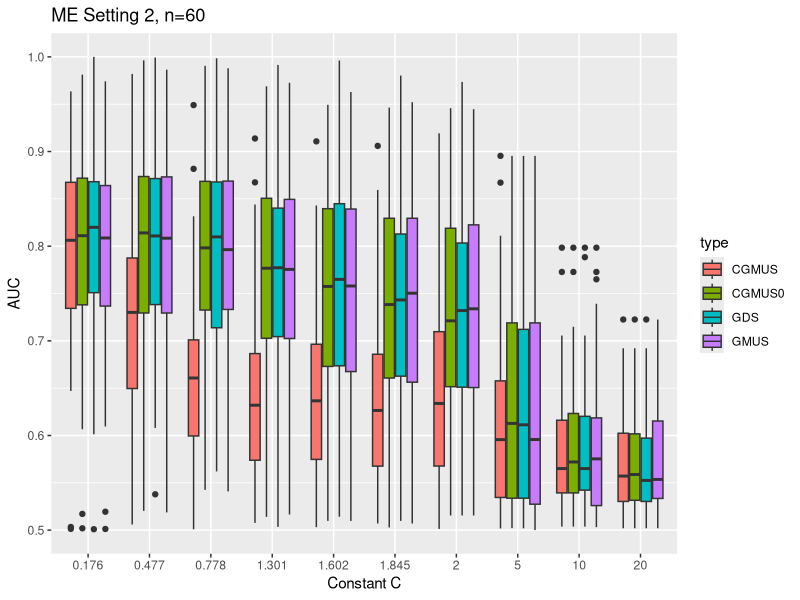
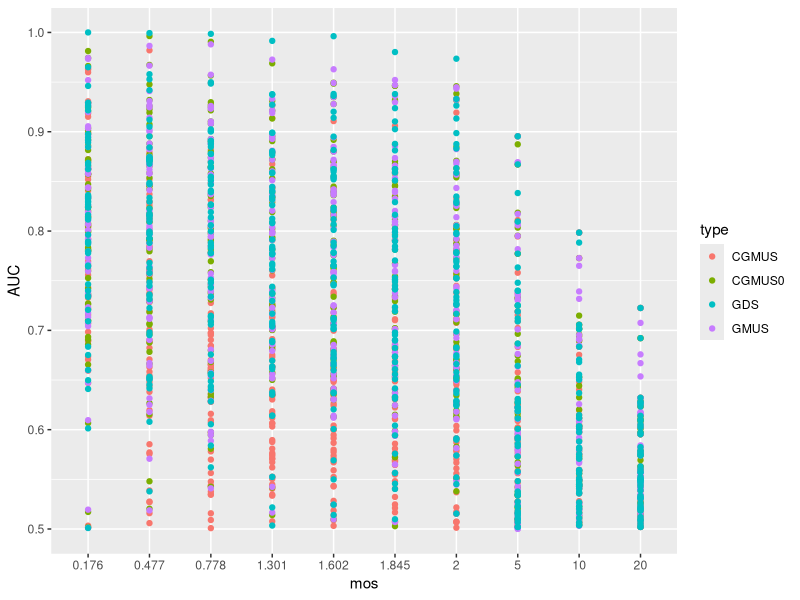

Reproduce these figures in R, in order.
library(ggplot2)
AUC_mat<-read.csv(file="AUC_Gmus_Gmus0_Gmus00_Gds_fixsdX.csv",row.names = 1,header=T) #50rows * 40columns
mos=log10(c(1.5,3,6,20,40,70,100,1e5,1e10,1e20))

temp<-as.matrix(AUC_mat)
temp_df<-rbind(temp[,c(1,2,3,4)],    temp[,c(5,6,7,8)],    temp[,c(9,10,11,12)],  temp[,c(13,14,15,16)],  temp[,c(17,18,19,20)],
               temp[,c(21,22,23,24)],temp[,c(25,26,27,28)],temp[,c(29,30,31,32)], temp[,c(33,34,35,36)],  temp[,c(37,38,39,40)])

df<-cbind(temp_df,rep(round(mos,digits = 3),each=50))

long_df<-as.data.frame( cbind( rbind(df[,c(1,5)],df[,c(2,5)],df[,c(3,5)],df[,c(4,5)]), rep(c("CGMUS","CGMUS0","GMUS","GDS"),each=500) ) )
colnames(long_df)<-c("AUC","mos","type")
#"gmus","gmus0","gmus00","gds"


long_df$type<-as.factor(long_df$type)
long_df$mos<-as.factor(as.numeric(long_df$mos))
long_df$AUC<-as.numeric(long_df$AUC)

ggplot(long_df,aes(x=mos,y=AUC, fill=type)) +
  geom_boxplot() +
  labs(title = "ME Setting 2, n=60", x="Constant C")




ggplot(long_df, aes(x=mos, y=AUC, group=type,color=type)) + 
  geom_point()